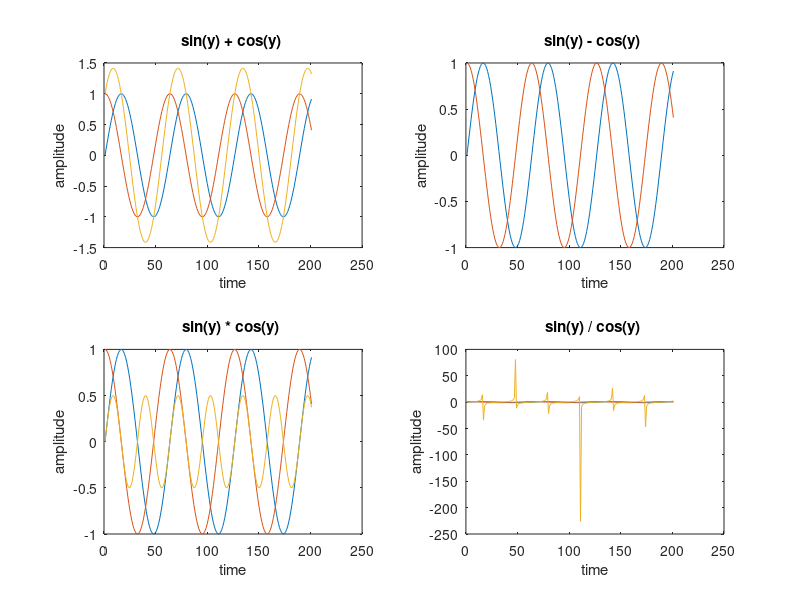

Recreate this plot in MATLAB.
% - Write MATLAB code to perform Arithmetic operation Addition, Subtraction, Multiplication and Division on signals.
clc
clear
close all
y = 0:0.1:20;
x = sin(y);
z = cos(y);
figure;
subplot(2,2,1)

plot(x);
hold on
title("sin(y) + cos(y) ");
xlabel("time")
ylabel("amplitude");
plot(z)
w = x + z;
plot(w)
hold off
subplot(2,2,2)
plot(x)
hold on
title("sin(y) - cos(y) ");
xlabel("time")
ylabel("amplitude");
plot(z)
w = x - z;
subplot(2,2,3)
plot(w)
hold off
plot(x)
hold on
title("sin(y) * cos(y) ");
xlabel("time")
ylabel("amplitude");
plot(z)
w = x .* z;
plot(w)
hold off
subplot(2,2,4)
plot(x)
hold on
title("sin(y) / cos(y) ");
xlabel("time")
ylabel("amplitude");
plot(z)
w = x ./ z;
plot(w)
hold off

